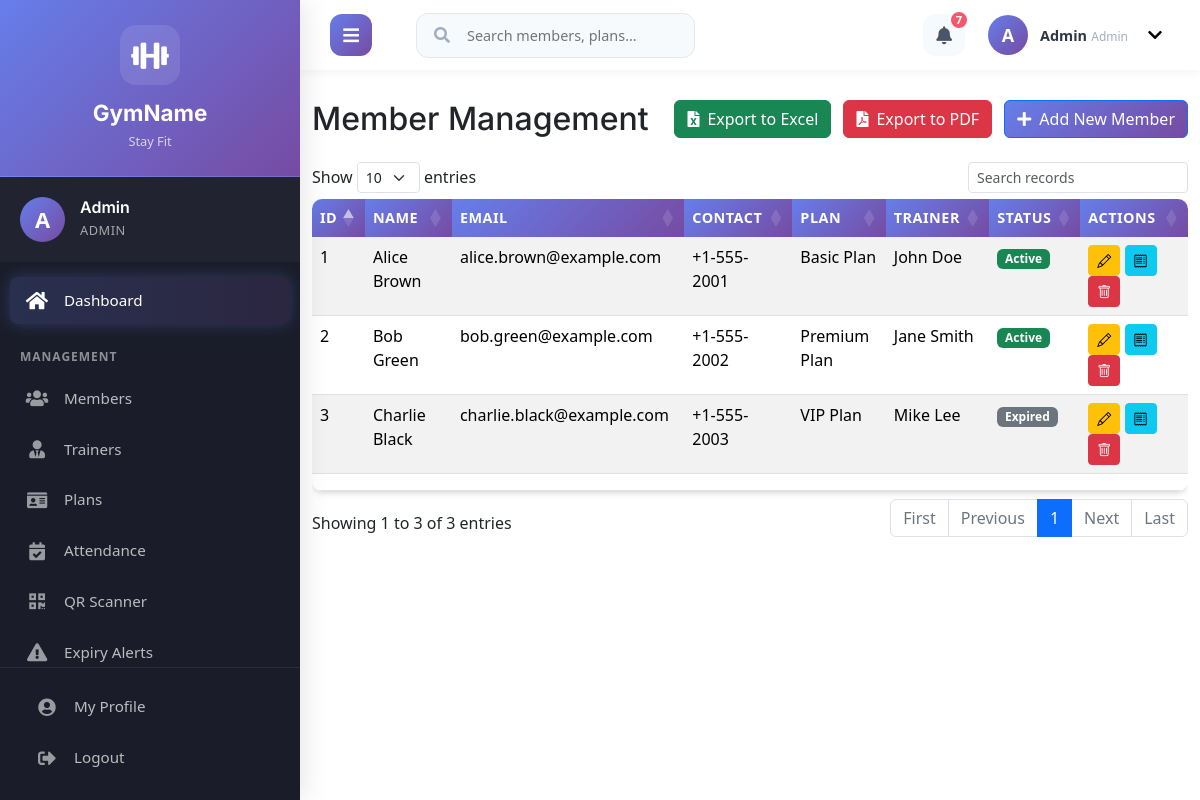
/admin/members.php (signed in), run on the app's committed database.
### tables this page shows
CREATE TABLE members (
    id INT AUTO_INCREMENT PRIMARY KEY,
    name VARCHAR(100) NOT NULL,
    gender ENUM('male', 'female', 'other'),
    dob DATE,
    contact VARCHAR(20),
    email VARCHAR(100) UNIQUE,
    address TEXT,
    join_date DATE,
    expiry_date DATE,
    plan_id INT,
    trainer_id INT,
    status ENUM('active', 'expired', 'inactive') DEFAULT 'active',
    photo VARCHAR(255),
    FOREIGN KEY (plan_id) REFERENCES plans(id),
    FOREIGN KEY (trainer_id) REFERENCES trainers(id)
);

CREATE TABLE plans (
    id INT AUTO_INCREMENT PRIMARY KEY,
    name VARCHAR(100) NOT NULL,
    duration_months INT NOT NULL,
    amount DECIMAL(10,2) NOT NULL,
    description TEXT
);

CREATE TABLE trainers (
    id INT AUTO_INCREMENT PRIMARY KEY,
    name VARCHAR(100) NOT NULL,
    specialization VARCHAR(100),
    contact VARCHAR(20),
    email VARCHAR(100) UNIQUE,
    experience INT,
    salary DECIMAL(10,2),
    join_date DATE
);

### admin/members.php (the view, shortened to what this page needs)
<?php
require_once '../includes/config.php';
$members = $conn->query("SELECT m.*, p.name as plan_name, t.name as trainer_name FROM members m LEFT JOIN plans p ON m.plan_id = p.id LEFT JOIN trainers t ON m.trainer_id = t.id");
?>
<!DOCTYPE html>
<html lang="en">
<head>
    <link href="https://cdn.jsdelivr.net/npm/bootstrap@5.1.3/dist/css/bootstrap.min.css" rel="stylesheet">
    <link rel="stylesheet" href="https://cdnjs.cloudflare.com/ajax/libs/font-awesome/5.15.4/css/all.min.css">
    <link href="../assets/css/style.css" rel="stylesheet">
      <link href="https://cdn.jsdelivr.net/npm/bootstrap@5.3.8/dist/css/bootstrap.min.css" rel="stylesheet">
    <link rel="stylesheet" href="https://cdn.datatables.net/1.11.5/css/dataTables.bootstrap5.min.css">
    <link rel="stylesheet" href="https://cdn.jsdelivr.net/npm/bootstrap-icons@1.10.0/font/bootstrap-icons.css">
</head>
<body>
    <div class="main-wrapper">
    <?php include '../includes/header.php'; ?>
    <div class="page-content">
        <div class="container-fluid">
        <div class="d-flex justify-content-between align-items-center mb-4">
            <h2 class="mb-0">Member Management</h2>
            <div>
                <button class="btn btn-success me-2" onclick="exportToExcel()">
                    <i class="fas fa-file-excel me-2"></i>Export to Excel
                </button>
                <button class="btn btn-danger me-2" onclick="exportToPDF()">
                    <i class="fas fa-file-pdf me-2"></i>Export to PDF
                </button>
                <button class="btn btn-primary" data-bs-toggle="modal" data-bs-target="#memberModal">
                    <i class="fas fa-plus me-2"></i>Add New Member
                </button>
            </div>
        </div>
        <div class="table-responsive">
            <table id="datatables" class="table table-striped table-no-bordered table-hover" cellspacing="0" width="100%" style="width:100%">
                <thead>
                    <tr>
                        <th>ID</th>
                        <th>Name</th>
                        <th>Email</th>
                        <th>Contact</th>
                        <th>Plan</th>
                        <th>Trainer</th>
                        <th>Status</th>
                        <th>Actions</th>
                    </tr>
                </thead>
                <tbody>
                    <?php while ($row = $members->fetch_assoc()): ?>
                        <tr>
                            <td><?php echo $row['id']; ?></td>
                            <td><?php echo $row['name']; ?></td>
                            <td><?php echo $row['email']; ?></td>
                            <td><?php echo $row['contact']; ?></td>
                            <td><?php echo $row['plan_name']; ?></td>
                            <td><?php echo $row['trainer_name']; ?></td>
                            <td><span class="badge bg-<?php echo $row['status'] == 'active' ? 'success' : 'secondary'; ?>"><?php echo ucfirst($row['status']); ?></span></td>
                            <td>
                                <a href="?edit=<?php echo $row['id']; ?>" class="btn btn-sm btn-warning"><i class="bi bi-pencil"></i> </a>
                                <a href="generate_admission_receipt.php?member_id=<?php echo $row['id']; ?>" class="btn btn-sm btn-info" target="_blank"><i class="bi bi-receipt"></i> </a>
                                <a href="?delete=<?php echo $row['id']; ?>" class="btn btn-sm btn-danger" onclick="return confirm('Are you sure?')"><i class="bi bi-trash"></i> </a>
                            </td>
                        </tr>
                    <?php endwhile; ?>
                </tbody>
                <tfoot>
                    <tr>
                        <th></th>
                        <th></th>
                        <th></th>
                        <th></th>
                        <th></th>
                        <th></th>
                        <th></th>
                        <th></th>
                    </tr>
                </tfoot>
            </table>
        </div>
    </div>
    </div>
    </div>
</body>
</html>

### assets/css/style.css (style rules this page uses)
:root { --primary-color: #667eea; --secondary-color: #764ba2; --accent-color: #4facfe; --success-color: #43e97b; --warning-color: #fa709a; --danger-color: #f5576c; --text-color: #4a5568; --text-color-light: #a0aec0; --heading-color: #2d3748; --bg-color: #f7fafc; --bg-light: #ffffff; --border-color: #e2e8f0; --font-family-sans-serif: 'Inter', -apple-system, BlinkMacSystemFont, "Segoe UI", Roboto, "Helvetica Neue", Arial, "Noto Sans", sans-serif, "Apple Color Emoji", "Segoe UI Emoji", "Segoe UI Symbol", "Noto Color Emoji"; --box-shadow: 0 4px 6px -1px rgba(0, 0, 0, 0.1), 0 2px 4px -1px rgba(0, 0, 0, 0.06); --box-shadow-lg: 0 10px 15px -3px rgba(0, 0, 0, 0.1), 0 4px 6px -2px rgba(0, 0, 0, 0.05); }
* { box-sizing: border-box; }
html { overflow-x: hidden; }
body { font-family: var(--font-family-sans-serif); background-color: var(--bg-color); color: var(--text-color); font-size: 16px; line-height: 1.6; margin: 0; padding: 0; overflow-x: hidden; width: 100%; }
h1, h2, h3, h4, h5, h6 { font-family: var(--font-family-sans-serif); color: var(--heading-color); font-weight: 700; line-height: 1.3; }
.table { border-radius: 10px; overflow: hidden; box-shadow: var(--box-shadow); }
.table thead th { background: linear-gradient(135deg, var(--primary-color) 0%, var(--secondary-color) 100%); color: white; border: none; font-weight: 600; font-size: 0.9rem; text-transform: uppercase; letter-spacing: 0.5px; }
.btn { border-radius: 8px; transition: all 0.3s ease; font-weight: 600; padding: 10px 20px; border: none; }
.btn-primary { background: linear-gradient(135deg, var(--primary-color) 0%, var(--secondary-color) 100%); color: white; }
.badge { font-size: 0.8em; padding: 0.5em 0.8em; border-radius: 20px; }
.main-wrapper { width: 100%; overflow-x: hidden; }
.page-content { transition: margin-left 0.4s cubic-bezier(0.25, 0.8, 0.25, 1); padding-top: 70px; min-height: 100vh; }
.container, .container-fluid { padding-top: 30px; padding-bottom: 30px; max-width: 100%; }
@media (min-width: 1200px) { body.sidebar-open .page-content { margin-left: 300px; } }

### data on the page
members: id "1", name "Alice Brown", email "alice.brown@example.com", contact "+1-555-2001", plan.name "Basic Plan", trainer.name "John Doe", status "Active"
members: id "2", name "Bob Green", email "bob.green@example.com", contact "+1-555-2002", plan.name "Premium Plan", trainer.name "Jane Smith", status "Active"
members: id "3", name "Charlie Black", email "charlie.black@example.com", contact "+1-555-2003", plan.name "VIP Plan", trainer.name "Mike Lee", status "Expired"

### other printed values
substr($_SESSION['user_name'], 0, 1) "A"
$_SESSION['user_name'] "Admin"
$_SESSION['user_role'] "ADMIN"
$notification_count "7"
$_SESSION['user_role'] "Admin"
